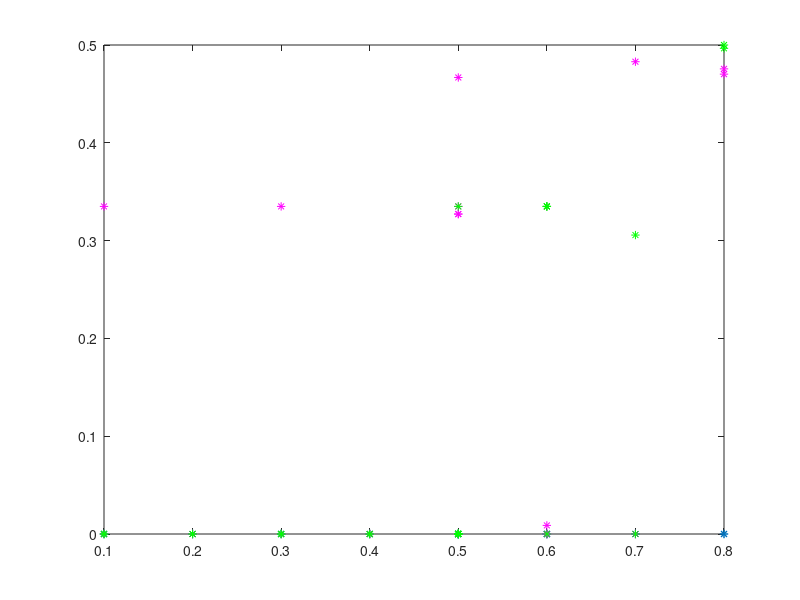

MATLAB code for this plot: (Note: this script raises an error after producing the figure.)
% COPYRIGHT © 2025 FAU
% 
% This MATLAB script is the intellectual property of FAU.
% All rights reserved.
% 
% Redistribution and use in source and binary forms, with or without 
% modification, are permitted provided that the following conditions are met:
% 
% 1. Redistributions of source code must retain the above copyright notice, 
%    this list of conditions, and the following disclaimer.
% 2. Redistributions in binary form must reproduce the above copyright notice, 
%    this list of conditions, and the following disclaimer in the documentation 
%    and/or other materials provided with the distribution.
% 3. Neither the name of FAU nor the names of its 
%    contributors may be used to endorse or promote products derived from 
%    this software without specific prior written permission.
% 
% THIS SOFTWARE IS PROVIDED "AS IS" AND ANY EXPRESS OR IMPLIED WARRANTIES, 
% INCLUDING, BUT NOT LIMITED TO, THE IMPLIED WARRANTIES OF MERCHANTABILITY AND 
% FITNESS FOR A PARTICULAR PURPOSE ARE DISCLAIMED. IN NO EVENT SHALL THE 
% COPYRIGHT HOLDER OR CONTRIBUTORS BE LIABLE FOR ANY DIRECT, INDIRECT, INCIDENTAL, 
% SPECIAL, EXEMPLARY, OR CONSEQUENTIAL DAMAGES (INCLUDING, BUT NOT LIMITED TO, 
% PROCUREMENT OF SUBSTITUTE GOODS OR SERVICES; LOSS OF USE, DATA, OR PROFITS; 
% OR BUSINESS INTERRUPTION) HOWEVER CAUSED AND ON ANY THEORY OF LIABILITY, 
% WHETHER IN CONTRACT, STRICT LIABILITY, OR TORT (INCLUDING NEGLIGENCE OR OTHERWISE) 
% ARISING IN ANY WAY OUT OF THE USE OF THIS SOFTWARE, EVEN IF ADVISED OF THE 
% POSSIBILITY OF SUCH DAMAGE.
%
% Author: Kaarmukilan

clc
clear
close all

% Parameters
jamIndex1 = 1:23;  % Constant Jamming Distance
jamIndex2 = 24:31; % Constant Relative Jamming Power

% Jamming Power (W)
jamPower = [0.1 0.3 0.6 0.1 0.3 0.6 0.2 0.2 0.4 0.4 0.5 0.5 0.7 0.7 0.8 0.8 0.6 0.6 repmat(0.5,1,13)];

% Jammind Distance (m)
jamDistance = [repmat(10,1,23) 3 5 7 10 13 16 19 21];

% Load the calculated EVM values

% dB values
load BER_values.mat 

noJam_ber = BER_matrix(:,2);
gauss_ber = BER_matrix(:,3);
sine_ber  = BER_matrix(:,4);

% Plot
y_value1 = 0.009;  % EVM threshold for constant Jamming Distance 
y_value2 = 0.009;   % EVM threshold for constant Relative Jamming Power

figure;
plot(jamPower(jamIndex1),noJam_ber(jamIndex1),'*');
hold on;
plot(jamPower(jamIndex1),gauss_ber(jamIndex1),'m*');
hold on;
plot(jamPower(jamIndex1),sine_ber(jamIndex1),'g*');
hold on;
yline(y_value1, '--r', 'LineWidth', 1.5);  
text(max(jamPower)-0.125, y_value1, [num2str(y_value1)], 'VerticalAlignment', 'bottom', 'HorizontalAlignment', 'left', 'FontSize', 11, 'Color','r');
figName = sprintf('Relative Jamming Power vs BER (Constant Jamming Distance: 10m)');
title(figName)
xlabel('Relative Jamming Power')
ylabel('BER')
legend({'NoJam', 'Gauss','Sine'},'Location','northwest');

figure;
plot(jamDistance(jamIndex2),noJam_ber(jamIndex2),'*');
hold on;
plot(jamDistance(jamIndex2),gauss_ber(jamIndex2),'m*');
hold on;
plot(jamDistance(jamIndex2),sine_ber(jamIndex2),'g*');
hold on;
xticks([1:2:21 22]);
yline(y_value2, '--r', 'LineWidth', 1.5);  
text(max(jamDistance)-2, y_value2, [num2str(y_value2)], 'VerticalAlignment', 'bottom', 'HorizontalAlignment', 'left', 'FontSize', 11, 'Color','r');
title('Jamming Distance vs BER (Constant Relative Jamming Power: 0.5W)')
xlabel('Jamming Distance (m)')
ylabel('BER')
legend({'NoJam', 'Gauss','Sine'},'Location','northwest');
